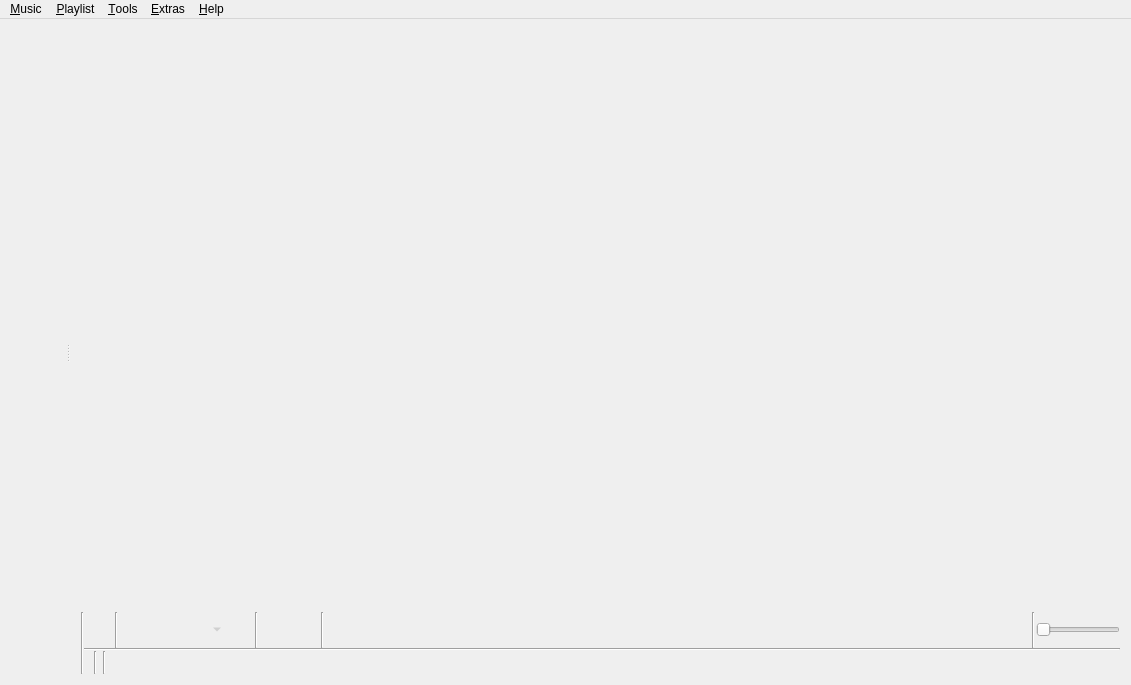
<?xml version="1.0" encoding="UTF-8"?>
<ui version="4.0">
 <class>MainWindow</class>
 <widget class="QMainWindow" name="MainWindow">
  <property name="geometry">
   <rect>
    <x>0</x>
    <y>0</y>
    <width>1131</width>
    <height>685</height>
   </rect>
  </property>
  <property name="windowTitle">
   <string>Clementine</string>
  </property>
  <property name="windowIcon">
   <iconset resource="../../data/data.qrc">
    <normaloff>:/icon.png</normaloff>:/icon.png</iconset>
  </property>
  <widget class="QWidget" name="centralWidget">
   <layout class="QVBoxLayout" name="verticalLayout_8">
    <property name="spacing">
     <number>0</number>
    </property>
    <property name="margin">
     <number>0</number>
    </property>
    <item>
     <widget class="QSplitter" name="splitter">
      <property name="orientation">
       <enum>Qt::Horizontal</enum>
      </property>
      <widget class="QWidget" name="sidebar_layout">
       <layout class="QVBoxLayout" name="verticalLayout_4">
        <property name="spacing">
         <number>0</number>
        </property>
        <item>
         <widget class="FancyTabWidget" name="tabs" native="true"/>
        </item>
        <item>
         <widget class="NowPlayingWidget" name="now_playing" native="true"/>
        </item>
       </layout>
      </widget>
      <widget class="QWidget" name="playlist_layout">
       <layout class="QVBoxLayout" name="verticalLayout_7">
        <property name="spacing">
         <number>0</number>
        </property>
        <item>
         <widget class="PlaylistContainer" name="playlist" native="true">
          <property name="sizePolicy">
           <sizepolicy hsizetype="Preferred" vsizetype="Expanding">
            <horstretch>0</horstretch>
            <verstretch>0</verstretch>
           </sizepolicy>
          </property>
          <addaction name="action_edit_track"/>
          <addaction name="action_edit_value"/>
         </widget>
        </item>
        <item>
         <layout class="QHBoxLayout" name="horizontalLayout_4">
          <property name="spacing">
           <number>0</number>
          </property>
          <item>
           <widget class="Line" name="line_6">
            <property name="orientation">
             <enum>Qt::Vertical</enum>
            </property>
           </widget>
          </item>
          <item>
           <widget class="QWidget" name="player_controls_container" native="true">
            <layout class="QVBoxLayout" name="player_controls_layout">
             <property name="spacing">
              <number>0</number>
             </property>
             <property name="margin">
              <number>0</number>
             </property>
             <item>
              <widget class="QFrame" name="player_controls">
               <property name="frameShape">
                <enum>QFrame::NoFrame</enum>
               </property>
               <layout class="QHBoxLayout" name="horizontalLayout_2">
                <property name="spacing">
                 <number>1</number>
                </property>
                <property name="margin">
                 <number>0</number>
                </property>
                <item>
                 <widget class="QToolButton" name="clear_playlist_button">
                  <property name="iconSize">
                   <size>
                    <width>22</width>
                    <height>22</height>
                   </size>
                  </property>
                  <property name="autoRaise">
                   <bool>true</bool>
                  </property>
                 </widget>
                </item>
                <item>
                 <widget class="Line" name="line_3">
                  <property name="orientation">
                   <enum>Qt::Vertical</enum>
                  </property>
                 </widget>
                </item>
                <item>
                 <widget class="QToolButton" name="back_button">
                  <property name="iconSize">
                   <size>
                    <width>22</width>
                    <height>22</height>
                   </size>
                  </property>
                  <property name="autoRaise">
                   <bool>true</bool>
                  </property>
                 </widget>
                </item>
                <item>
                 <widget class="QToolButton" name="pause_play_button">
                  <property name="iconSize">
                   <size>
                    <width>22</width>
                    <height>22</height>
                   </size>
                  </property>
                  <property name="autoRaise">
                   <bool>true</bool>
                  </property>
                 </widget>
                </item>
                <item>
                 <widget class="QToolButton" name="stop_button">
                  <property name="enabled">
                   <bool>false</bool>
                  </property>
                  <property name="iconSize">
                   <size>
                    <width>22</width>
                    <height>22</height>
                   </size>
                  </property>
                  <property name="popupMode">
                   <enum>QToolButton::MenuButtonPopup</enum>
                  </property>
                  <property name="autoRaise">
                   <bool>true</bool>
                  </property>
                 </widget>
                </item>
                <item>
                 <widget class="QToolButton" name="forward_button">
                  <property name="iconSize">
                   <size>
                    <width>22</width>
                    <height>22</height>
                   </size>
                  </property>
                  <property name="autoRaise">
                   <bool>true</bool>
                  </property>
                 </widget>
                </item>
                <item>
                 <widget class="QWidget" name="last_fm_controls" native="true">
                  <layout class="QHBoxLayout" name="horizontalLayout_3">
                   <property name="spacing">
                    <number>1</number>
                   </property>
                   <property name="margin">
                    <number>0</number>
                   </property>
                   <item>
                    <widget class="Line" name="lastfm_line">
                     <property name="orientation">
                      <enum>Qt::Vertical</enum>
                     </property>
                    </widget>
                   </item>
                   <item>
                    <widget class="QToolButton" name="love_button">
                     <property name="iconSize">
                      <size>
                       <width>22</width>
                       <height>22</height>
                      </size>
                     </property>
                     <property name="autoRaise">
                      <bool>true</bool>
                     </property>
                    </widget>
                   </item>
                   <item>
                    <widget class="QToolButton" name="ban_button">
                     <property name="iconSize">
                      <size>
                       <width>22</width>
                       <height>22</height>
                      </size>
                     </property>
                     <property name="autoRaise">
                      <bool>true</bool>
                     </property>
                    </widget>
                   </item>
                  </layout>
                 </widget>
                </item>
                <item>
                 <widget class="Line" name="line">
                  <property name="orientation">
                   <enum>Qt::Vertical</enum>
                  </property>
                 </widget>
                </item>
                <item>
                 <widget class="AnalyzerContainer" name="analyzer" native="true">
                  <property name="sizePolicy">
                   <sizepolicy hsizetype="Expanding" vsizetype="Preferred">
                    <horstretch>100</horstretch>
                    <verstretch>0</verstretch>
                   </sizepolicy>
                  </property>
                  <property name="minimumSize">
                   <size>
                    <width>0</width>
                    <height>36</height>
                   </size>
                  </property>
                 </widget>
                </item>
                <item>
                 <spacer name="horizontalSpacer">
                  <property name="orientation">
                   <enum>Qt::Horizontal</enum>
                  </property>
                  <property name="sizeType">
                   <enum>QSizePolicy::Expanding</enum>
                  </property>
                  <property name="sizeHint" stdset="0">
                   <size>
                    <width>0</width>
                    <height>0</height>
                   </size>
                  </property>
                 </spacer>
                </item>
                <item>
                 <widget class="Line" name="line_4">
                  <property name="orientation">
                   <enum>Qt::Vertical</enum>
                  </property>
                 </widget>
                </item>
                <item>
                 <widget class="Amarok::VolumeSlider" name="volume">
                  <property name="sizePolicy">
                   <sizepolicy hsizetype="Minimum" vsizetype="Fixed">
                    <horstretch>0</horstretch>
                    <verstretch>0</verstretch>
                   </sizepolicy>
                  </property>
                  <property name="maximum">
                   <number>100</number>
                  </property>
                  <property name="orientation">
                   <enum>Qt::Horizontal</enum>
                  </property>
                 </widget>
                </item>
               </layout>
              </widget>
             </item>
             <item>
              <widget class="QWidget" name="status_bar" native="true">
               <property name="sizePolicy">
                <sizepolicy hsizetype="Preferred" vsizetype="Fixed">
                 <horstretch>0</horstretch>
                 <verstretch>0</verstretch>
                </sizepolicy>
               </property>
               <layout class="QVBoxLayout" name="status_bar_layout">
                <property name="spacing">
                 <number>0</number>
                </property>
                <property name="margin">
                 <number>0</number>
                </property>
                <item>
                 <widget class="Line" name="status_bar_line">
                  <property name="orientation">
                   <enum>Qt::Horizontal</enum>
                  </property>
                 </widget>
                </item>
                <item>
                 <widget class="QWidget" name="status_bar_internal" native="true">
                  <property name="sizePolicy">
                   <sizepolicy hsizetype="Preferred" vsizetype="Fixed">
                    <horstretch>0</horstretch>
                    <verstretch>0</verstretch>
                   </sizepolicy>
                  </property>
                  <layout class="QHBoxLayout" name="horizontalLayout">
                   <property name="spacing">
                    <number>3</number>
                   </property>
                   <property name="margin">
                    <number>0</number>
                   </property>
                   <item>
                    <widget class="QStackedWidget" name="status_bar_stack">
                     <widget class="MultiLoadingIndicator" name="multi_loading_indicator"/>
                     <widget class="QWidget" name="playlist_summary_page">
                      <layout class="QVBoxLayout" name="playlist_summary_layout">
                       <property name="spacing">
                        <number>0</number>
                       </property>
                       <property name="margin">
                        <number>0</number>
                       </property>
                       <item>
                        <widget class="QLabel" name="playlist_summary">
                         <property name="alignment">
                          <set>Qt::AlignRight|Qt::AlignTrailing|Qt::AlignVCenter</set>
                         </property>
                        </widget>
                       </item>
                      </layout>
                     </widget>
                    </widget>
                   </item>
                   <item>
                    <widget class="Line" name="line_5">
                     <property name="orientation">
                      <enum>Qt::Vertical</enum>
                     </property>
                    </widget>
                   </item>
                   <item>
                    <widget class="PlaylistSequence" name="playlist_sequence" native="true"/>
                   </item>
                   <item>
                    <widget class="Line" name="line_2">
                     <property name="orientation">
                      <enum>Qt::Vertical</enum>
                     </property>
                    </widget>
                   </item>
                   <item>
                    <widget class="QToolButton" name="scrobbling_button">
                     <property name="enabled">
                      <bool>true</bool>
                     </property>
                     <property name="sizePolicy">
                      <sizepolicy hsizetype="Fixed" vsizetype="Fixed">
                       <horstretch>0</horstretch>
                       <verstretch>0</verstretch>
                      </sizepolicy>
                     </property>
                     <property name="text">
                      <string/>
                     </property>
                     <property name="iconSize">
                      <size>
                       <width>16</width>
                       <height>16</height>
                      </size>
                     </property>
                     <property name="autoRaise">
                      <bool>true</bool>
                     </property>
                    </widget>
                   </item>
                   <item>
                    <widget class="TrackSlider" name="track_slider" native="true">
                     <property name="sizePolicy">
                      <sizepolicy hsizetype="Preferred" vsizetype="Preferred">
                       <horstretch>10</horstretch>
                       <verstretch>0</verstretch>
                      </sizepolicy>
                     </property>
                    </widget>
                   </item>
                  </layout>
                 </widget>
                </item>
               </layout>
              </widget>
             </item>
            </layout>
           </widget>
          </item>
         </layout>
        </item>
       </layout>
      </widget>
     </widget>
    </item>
   </layout>
  </widget>
  <widget class="QMenuBar" name="menuBar">
   <property name="geometry">
    <rect>
     <x>0</x>
     <y>0</y>
     <width>1131</width>
     <height>24</height>
    </rect>
   </property>
   <widget class="QMenu" name="menu_music">
    <property name="title">
     <string>&amp;Music</string>
    </property>
    <addaction name="action_open_media"/>
    <addaction name="action_open_cd"/>
    <addaction name="action_add_podcast"/>
    <addaction name="separator"/>
    <addaction name="action_previous_track"/>
    <addaction name="action_play_pause"/>
    <addaction name="action_stop"/>
    <addaction name="action_next_track"/>
    <addaction name="separator"/>
    <addaction name="action_mute"/>
    <addaction name="separator"/>
    <addaction name="action_love"/>
    <addaction name="action_ban"/>
    <addaction name="separator"/>
    <addaction name="action_quit"/>
   </widget>
   <widget class="QMenu" name="menu_playlist">
    <property name="title">
     <string>&amp;Playlist</string>
    </property>
    <addaction name="action_add_file"/>
    <addaction name="action_add_folder"/>
    <addaction name="action_add_stream"/>
    <addaction name="separator"/>
    <addaction name="action_shuffle_mode"/>
    <addaction name="action_repeat_mode"/>
    <addaction name="separator"/>
    <addaction name="action_new_playlist"/>
    <addaction name="action_save_playlist"/>
    <addaction name="action_load_playlist"/>
    <addaction name="separator"/>
    <addaction name="action_jump"/>
    <addaction name="action_clear_playlist"/>
    <addaction name="action_shuffle"/>
    <addaction name="separator"/>
   </widget>
   <widget class="QMenu" name="menu_help">
    <property name="title">
     <string>&amp;Help</string>
    </property>
    <addaction name="action_about"/>
    <addaction name="action_about_qt"/>
    <addaction name="separator"/>
   </widget>
   <widget class="QMenu" name="menu_extras">
    <property name="title">
     <string>&amp;Extras</string>
    </property>
    <addaction name="action_rain"/>
    <addaction name="action_hypnotoad"/>
    <addaction name="action_enterprise"/>
    <addaction name="action_kittens"/>
    <addaction name="separator"/>
   </widget>
   <widget class="QMenu" name="menu_tools">
    <property name="title">
     <string>&amp;Tools</string>
    </property>
    <addaction name="action_cover_manager"/>
    <addaction name="action_queue_manager"/>
    <addaction name="action_equalizer"/>
    <addaction name="action_visualisations"/>
    <addaction name="action_transcode"/>
    <addaction name="separator"/>
    <addaction name="action_update_library"/>
    <addaction name="action_full_library_scan"/>
    <addaction name="separator"/>
    <addaction name="action_configure"/>
   </widget>
   <addaction name="menu_music"/>
   <addaction name="menu_playlist"/>
   <addaction name="menu_tools"/>
   <addaction name="menu_extras"/>
   <addaction name="menu_help"/>
  </widget>
  <action name="action_previous_track">
   <property name="text">
    <string>Previous track</string>
   </property>
   <property name="shortcut">
    <string>F5</string>
   </property>
  </action>
  <action name="action_play_pause">
   <property name="text">
    <string>Play</string>
   </property>
   <property name="shortcut">
    <string>F6</string>
   </property>
  </action>
  <action name="action_stop">
   <property name="enabled">
    <bool>false</bool>
   </property>
   <property name="text">
    <string>Stop</string>
   </property>
   <property name="shortcut">
    <string>F7</string>
   </property>
  </action>
  <action name="action_next_track">
   <property name="text">
    <string>Next track</string>
   </property>
   <property name="shortcut">
    <string>F8</string>
   </property>
  </action>
  <action name="action_quit">
   <property name="text">
    <string>&amp;Quit</string>
   </property>
   <property name="shortcut">
    <string>Ctrl+Q</string>
   </property>
   <property name="menuRole">
    <enum>QAction::QuitRole</enum>
   </property>
  </action>
  <action name="action_stop_after_this_track">
   <property name="text">
    <string>Stop after this track</string>
   </property>
   <property name="shortcut">
    <string>Ctrl+Alt+V</string>
   </property>
  </action>
  <action name="action_love">
   <property name="enabled">
    <bool>false</bool>
   </property>
   <property name="icon">
    <iconset resource="../../data/data.qrc">
     <normaloff>:/last.fm/love.png</normaloff>:/last.fm/love.png</iconset>
   </property>
   <property name="text">
    <string>Love</string>
   </property>
   <property name="shortcut">
    <string>Ctrl+L</string>
   </property>
  </action>
  <action name="action_ban">
   <property name="enabled">
    <bool>false</bool>
   </property>
   <property name="icon">
    <iconset resource="../../data/data.qrc">
     <normaloff>:/last.fm/ban.png</normaloff>:/last.fm/ban.png</iconset>
   </property>
   <property name="text">
    <string>Ban</string>
   </property>
   <property name="shortcut">
    <string>Ctrl+B</string>
   </property>
  </action>
  <action name="action_clear_playlist">
   <property name="text">
    <string>Clear playlist</string>
   </property>
   <property name="toolTip">
    <string>Clear playlist</string>
   </property>
   <property name="shortcut">
    <string>Ctrl+K</string>
   </property>
  </action>
  <action name="action_edit_track">
   <property name="text">
    <string>Edit track information...</string>
   </property>
   <property name="shortcut">
    <string>Ctrl+E</string>
   </property>
  </action>
  <action name="action_renumber_tracks">
   <property name="text">
    <string>Renumber tracks in this order...</string>
   </property>
  </action>
  <action name="action_selection_set_value">
   <property name="text">
    <string>Set value for all selected tracks...</string>
   </property>
  </action>
  <action name="action_edit_value">
   <property name="text">
    <string>Edit tag...</string>
   </property>
   <property name="shortcut">
    <string>F2</string>
   </property>
  </action>
  <action name="action_configure">
   <property name="text">
    <string>Preferences...</string>
   </property>
   <property name="shortcut">
    <string>Ctrl+P</string>
   </property>
   <property name="menuRole">
    <enum>QAction::PreferencesRole</enum>
   </property>
  </action>
  <action name="action_about">
   <property name="text">
    <string>About Clementine...</string>
   </property>
   <property name="shortcut">
    <string>F1</string>
   </property>
   <property name="menuRole">
    <enum>QAction::AboutRole</enum>
   </property>
  </action>
  <action name="action_shuffle">
   <property name="text">
    <string>Shuffle playlist</string>
   </property>
   <property name="shortcut">
    <string>Ctrl+H</string>
   </property>
  </action>
  <action name="action_add_file">
   <property name="text">
    <string>Add file...</string>
   </property>
   <property name="shortcut">
    <string>Ctrl+Shift+A</string>
   </property>
  </action>
  <action name="action_add_stream">
   <property name="text">
    <string>Add stream...</string>
   </property>
   <property name="shortcut">
    <string>Ctrl+O</string>
   </property>
  </action>
  <action name="action_open_media">
   <property name="text">
    <string>Open file...</string>
   </property>
  </action>
  <action name="action_open_cd">
   <property name="text">
    <string>Open &amp;audio CD...</string>
   </property>
  </action>
  <action name="action_cover_manager">
   <property name="text">
    <string>Cover Manager</string>
   </property>
  </action>
  <action name="action_rain">
   <property name="checkable">
    <bool>true</bool>
   </property>
   <property name="text">
    <string comment="Label for button to enable/disable rain background sound.">Rain</string>
   </property>
  </action>
  <action name="action_hypnotoad">
   <property name="checkable">
    <bool>true</bool>
   </property>
   <property name="text">
    <string comment="Label for button to enable/disable Hypnotoad background sound.">All Glory to the Hypnotoad!</string>
   </property>
  </action>
  <action name="action_enterprise">
   <property name="checkable">
    <bool>true</bool>
   </property>
   <property name="text">
    <string comment="Label for button to enable/disable Enterprise background sound.">Make it so!</string>
   </property>
  </action>
  <action name="action_kittens">
   <property name="checkable">
    <bool>true</bool>
   </property>
   <property name="text">
    <string comment="Label for buton to enable/disable kittens in the now playing widget">Kittens</string>
   </property>
  </action>
  <action name="action_shuffle_mode">
   <property name="text">
    <string>&amp;Shuffle mode</string>
   </property>
  </action>
  <action name="action_repeat_mode">
   <property name="text">
    <string>&amp;Repeat mode</string>
   </property>
  </action>
  <action name="action_remove_from_playlist">
   <property name="text">
    <string>Remove from playlist</string>
   </property>
  </action>
  <action name="action_equalizer">
   <property name="text">
    <string>Equalizer</string>
   </property>
  </action>
  <action name="action_transcode">
   <property name="text">
    <string>Transcode Music</string>
   </property>
  </action>
  <action name="action_add_folder">
   <property name="text">
    <string>Add folder...</string>
   </property>
  </action>
  <action name="action_jump">
   <property name="text">
    <string>Jump to the currently playing track</string>
   </property>
   <property name="shortcut">
    <string>Ctrl+J</string>
   </property>
  </action>
  <action name="action_new_playlist">
   <property name="text">
    <string>New playlist</string>
   </property>
   <property name="shortcut">
    <string>Ctrl+N</string>
   </property>
  </action>
  <action name="action_save_playlist">
   <property name="text">
    <string>Save playlist...</string>
   </property>
   <property name="shortcut">
    <string>Ctrl+S</string>
   </property>
  </action>
  <action name="action_load_playlist">
   <property name="text">
    <string>Load playlist...</string>
   </property>
   <property name="shortcut">
    <string>Ctrl+Shift+O</string>
   </property>
  </action>
  <action name="action_next_playlist">
   <property name="text">
    <string>Go to next playlist tab</string>
   </property>
  </action>
  <action name="action_previous_playlist">
   <property name="text">
    <string>Go to previous playlist tab</string>
   </property>
  </action>
  <action name="action_update_library">
   <property name="text">
    <string>Update changed library folders</string>
   </property>
  </action>
  <action name="action_visualisations">
   <property name="text">
    <string>Visualizations</string>
   </property>
  </action>
  <action name="action_queue_manager">
   <property name="text">
    <string>Queue Manager</string>
   </property>
  </action>
  <action name="action_about_qt">
   <property name="text">
    <string>About Qt...</string>
   </property>
   <property name="menuRole">
    <enum>QAction::AboutQtRole</enum>
   </property>
  </action>
  <action name="action_mute">
   <property name="checkable">
    <bool>true</bool>
   </property>
   <property name="text">
    <string>Mute</string>
   </property>
   <property name="shortcut">
    <string>Ctrl+M</string>
   </property>
  </action>
  <action name="action_full_library_scan">
   <property name="text">
    <string>Do a full library rescan</string>
   </property>
  </action>
  <action name="action_auto_complete_tags">
   <property name="icon">
    <iconset resource="../../data/data.qrc">
     <normaloff>:/providers/musicbrainz.png</normaloff>:/providers/musicbrainz.png</iconset>
   </property>
   <property name="text">
    <string>Complete tags automatically...</string>
   </property>
   <property name="shortcut">
    <string>Ctrl+T</string>
   </property>
  </action>
  <action name="action_toggle_scrobbling">
   <property name="text">
    <string>Toggle scrobbling</string>
   </property>
  </action>
  <action name="action_add_podcast">
   <property name="icon">
    <iconset resource="../../data/data.qrc">
     <normaloff>:/providers/podcast16.png</normaloff>:/providers/podcast16.png</iconset>
   </property>
   <property name="text">
    <string>Add podcast...</string>
   </property>
  </action>
 </widget>
 <layoutdefault spacing="6" margin="11"/>
 <customwidgets>
  <customwidget>
   <class>Amarok::VolumeSlider</class>
   <extends>QSlider</extends>
   <header>widgets/sliderwidget.h</header>
  </customwidget>
  <customwidget>
   <class>AnalyzerContainer</class>
   <extends>QWidget</extends>
   <header>analyzers/analyzercontainer.h</header>
   <container>1</container>
  </customwidget>
  <customwidget>
   <class>PlaylistContainer</class>
   <extends>QWidget</extends>
   <header>playlist/playlistcontainer.h</header>
   <container>1</container>
  </customwidget>
  <customwidget>
   <class>TrackSlider</class>
   <extends>QWidget</extends>
   <header>widgets/trackslider.h</header>
   <container>1</container>
  </customwidget>
  <customwidget>
   <class>PlaylistSequence</class>
   <extends>QWidget</extends>
   <header>playlist/playlistsequence.h</header>
   <container>1</container>
  </customwidget>
  <customwidget>
   <class>MultiLoadingIndicator</class>
   <extends>QWidget</extends>
   <header>widgets/multiloadingindicator.h</header>
   <container>1</container>
  </customwidget>
  <customwidget>
   <class>NowPlayingWidget</class>
   <extends>QWidget</extends>
   <header>widgets/nowplayingwidget.h</header>
   <container>1</container>
  </customwidget>
  <customwidget>
   <class>FancyTabWidget</class>
   <extends>QWidget</extends>
   <header>widgets/fancytabwidget.h</header>
  </customwidget>
 </customwidgets>
 <resources>
  <include location="../../data/data.qrc"/>
 </resources>
 <connections/>
</ui>
